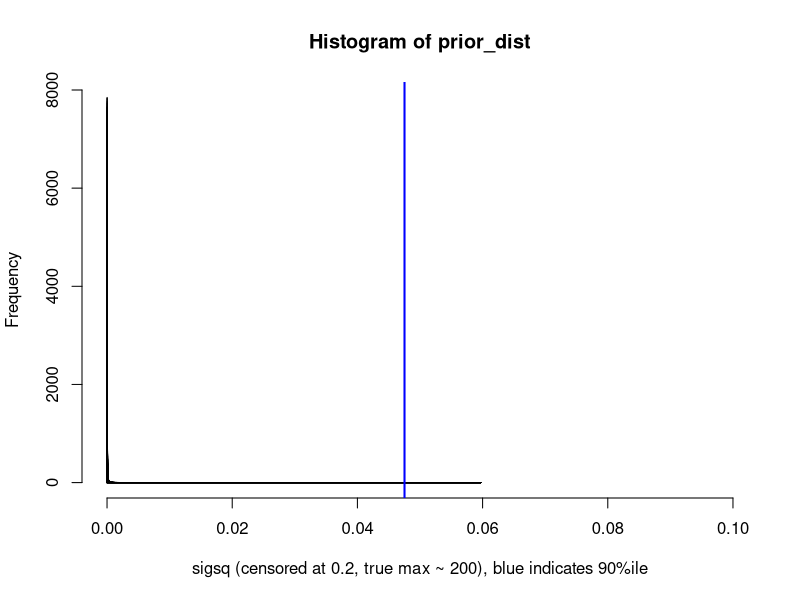
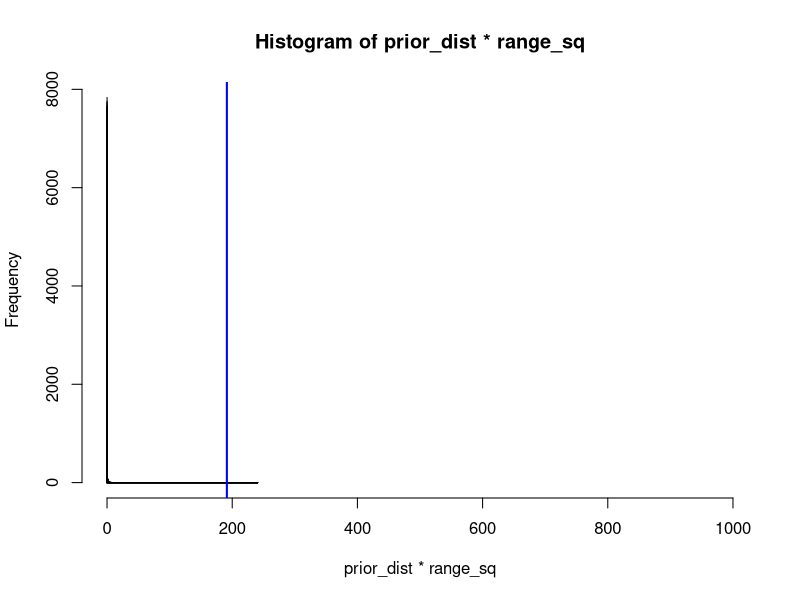

The R script that drew these images, in order: (Note: this script raises an error after producing the figures.)
library(pscl)


nu = 3
lambda = 1.947915e-05
range_sq = 63.47^2
s_y_trans_sq = 0.0475254257
s_y_sq = s_y_trans_sq * range_sq


#what does the prior look like?
prior_dist = rigamma(500000, nu / 2, (nu * lambda) / 2)
median(prior_dist) * range_sq
mean(prior_dist)
hist(prior_dist, br = 100000, xlim = c(0, 0.1), xlab = "sigsq (censored at 0.2, true max ~ 200), blue indicates 90%ile")
abline(v = s_y_trans_sq, col = "blue", lwd = 2)
quantile(prior_dist, 0.9)
s_y_trans_sq

hist(prior_dist * range_sq, br = 100000, xlim = c(0,1000))
abline(v = s_y_sq, col = "blue", lwd = 2)
quantile(prior_dist * range_sq, 0.9)
s_y_sq

#okay the prior is right... what about the posterior??

n = 1000
sigsqs = 10^seq(from = -2, to = 3, by = 0.5)
ten_pctile_chisq_df_3 = qchisq(0.1, 3)

#make biases table
biases = matrix(NA, nrow = length(sigsqs), ncol = 2)
rownames(biases) = round(sigsqs, 2)
colnames(biases) = c("bias", "pct off")

graphics.off()
par(mfrow = c(3, 4))
N_sim = 650 #I don't want to psychological confuse this number with the more important one above, n

for (i in 1 : length(sigsqs)){
	sigsq = sigsqs[i]
	posterior_samps = array(NA, N_sim)
	for (n_sim in 1 : N_sim){
		#get ys and sample statistics of them by actually sampling the data again and again
		ys = simu_data_mod__simple_tree_structure(sigma = sqrt(sigsq))$y
		y_trans = (ys - min(ys)) / (max(ys) - min(ys)) - 9.5
		s_sq_y_trans = var(y_trans) / 10
		
		#calculate lambda here from quantile as per Abba's quick formula
		lambda = ten_pctile_chisq_df_3 / 3 * s_sq_y_trans
		range_sq = (max(ys) - min(ys))^2
		
		#sample an sse from the SSE distribution
		sse = sigsq / range_sq * rchisq(1, n)  #rnorm(1, n * sigsq / range_sq, sqrt(2 * n) * sigsq / range_sq)
		
		#calc shape and scale params
		beta = (sse + nu * lambda) / 2
		alpha = (nu + n) / 2
		posterior_samps[n_sim] = rigamma(1, alpha, beta) * range_sq
	}
	
	hist(posterior_samps, 
		xlim = c(min(posterior_samps, sigsq), max(posterior_samps, sigsq)), 
		main = paste("posterior sigsq with n = ", n, ", sigsq = ", round(sigsq, 2), "\nsimple tree model", sep = ""),
		br = 100)
	abline(v = sigsq, col = "blue", lwd = 2)
	
	bias = sigsq - mean(posterior_samps)
	biases[i, ] = c(bias, bias / sigsq * 100)
}
